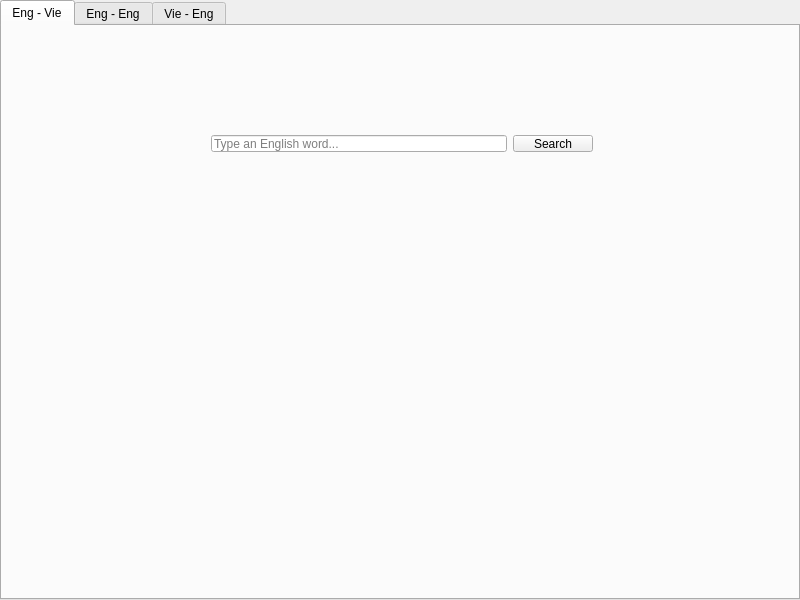
<?xml version="1.0" encoding="UTF-8"?>
<ui version="4.0">
 <class>Widget</class>
 <widget class="QWidget" name="Widget">
  <property name="geometry">
   <rect>
    <x>0</x>
    <y>0</y>
    <width>800</width>
    <height>600</height>
   </rect>
  </property>
  <property name="windowTitle">
   <string>Widget</string>
  </property>
  <widget class="QTabWidget" name="tab_modes">
   <property name="enabled">
    <bool>true</bool>
   </property>
   <property name="geometry">
    <rect>
     <x>0</x>
     <y>0</y>
     <width>800</width>
     <height>600</height>
    </rect>
   </property>
   <property name="maximumSize">
    <size>
     <width>801</width>
     <height>16777215</height>
    </size>
   </property>
   <property name="currentIndex">
    <number>0</number>
   </property>
   <widget class="QWidget" name="tab_Eng_Vie">
    <property name="sizePolicy">
     <sizepolicy hsizetype="Preferred" vsizetype="Preferred">
      <horstretch>0</horstretch>
      <verstretch>0</verstretch>
     </sizepolicy>
    </property>
    <attribute name="title">
     <string>Eng - Vie</string>
    </attribute>
    <widget class="QFrame" name="horizontalFrame_5">
     <property name="geometry">
      <rect>
       <x>200</x>
       <y>100</y>
       <width>400</width>
       <height>35</height>
      </rect>
     </property>
     <layout class="QHBoxLayout" name="horizontalLayout_8">
      <item>
       <widget class="QLineEdit" name="lineEdit_8">
        <property name="sizePolicy">
         <sizepolicy hsizetype="Expanding" vsizetype="Minimum">
          <horstretch>0</horstretch>
          <verstretch>0</verstretch>
         </sizepolicy>
        </property>
        <property name="text">
         <string/>
        </property>
        <property name="placeholderText">
         <string>Type an English word...</string>
        </property>
       </widget>
      </item>
      <item>
       <widget class="QPushButton" name="pushButton_8">
        <property name="sizePolicy">
         <sizepolicy hsizetype="Minimum" vsizetype="Preferred">
          <horstretch>0</horstretch>
          <verstretch>0</verstretch>
         </sizepolicy>
        </property>
        <property name="text">
         <string>Search</string>
        </property>
       </widget>
      </item>
     </layout>
    </widget>
   </widget>
   <widget class="QWidget" name="tab_Eng_Eng">
    <property name="sizePolicy">
     <sizepolicy hsizetype="Preferred" vsizetype="Preferred">
      <horstretch>0</horstretch>
      <verstretch>0</verstretch>
     </sizepolicy>
    </property>
    <attribute name="title">
     <string>Eng - Eng</string>
    </attribute>
    <widget class="QFrame" name="horizontalFrame_4">
     <property name="geometry">
      <rect>
       <x>200</x>
       <y>100</y>
       <width>400</width>
       <height>35</height>
      </rect>
     </property>
     <layout class="QHBoxLayout" name="horizontalLayout_6">
      <item>
       <widget class="QLineEdit" name="lineEdit_6">
        <property name="sizePolicy">
         <sizepolicy hsizetype="Expanding" vsizetype="Preferred">
          <horstretch>0</horstretch>
          <verstretch>0</verstretch>
         </sizepolicy>
        </property>
        <property name="text">
         <string/>
        </property>
        <property name="placeholderText">
         <string>Type an English word...</string>
        </property>
       </widget>
      </item>
      <item>
       <widget class="QPushButton" name="pushButton_6">
        <property name="sizePolicy">
         <sizepolicy hsizetype="Minimum" vsizetype="Preferred">
          <horstretch>0</horstretch>
          <verstretch>0</verstretch>
         </sizepolicy>
        </property>
        <property name="text">
         <string>Search</string>
        </property>
       </widget>
      </item>
     </layout>
    </widget>
   </widget>
   <widget class="QWidget" name="tab_Vie_Eng">
    <property name="sizePolicy">
     <sizepolicy hsizetype="Preferred" vsizetype="Preferred">
      <horstretch>0</horstretch>
      <verstretch>0</verstretch>
     </sizepolicy>
    </property>
    <attribute name="title">
     <string>Vie - Eng</string>
    </attribute>
    <widget class="QFrame" name="horizontalFrame_3">
     <property name="geometry">
      <rect>
       <x>200</x>
       <y>100</y>
       <width>400</width>
       <height>35</height>
      </rect>
     </property>
     <layout class="QHBoxLayout" name="horizontalLayout_4">
      <property name="spacing">
       <number>7</number>
      </property>
      <property name="leftMargin">
       <number>1</number>
      </property>
      <property name="topMargin">
       <number>1</number>
      </property>
      <property name="rightMargin">
       <number>1</number>
      </property>
      <property name="bottomMargin">
       <number>1</number>
      </property>
      <item>
       <widget class="QLineEdit" name="lineEdit_4">
        <property name="sizePolicy">
         <sizepolicy hsizetype="Expanding" vsizetype="Preferred">
          <horstretch>0</horstretch>
          <verstretch>0</verstretch>
         </sizepolicy>
        </property>
        <property name="text">
         <string/>
        </property>
        <property name="placeholderText">
         <string>Nhập từ cần dịch...</string>
        </property>
       </widget>
      </item>
      <item>
       <widget class="QPushButton" name="pushButton_4">
        <property name="sizePolicy">
         <sizepolicy hsizetype="Minimum" vsizetype="Preferred">
          <horstretch>0</horstretch>
          <verstretch>0</verstretch>
         </sizepolicy>
        </property>
        <property name="text">
         <string>Tìm kiếm</string>
        </property>
       </widget>
      </item>
     </layout>
    </widget>
   </widget>
  </widget>
  <widget class="QLabel" name="hero_pic">
   <property name="geometry">
    <rect>
     <x>320</x>
     <y>40</y>
     <width>150</width>
     <height>100</height>
    </rect>
   </property>
   <property name="text">
    <string/>
   </property>
  </widget>
 </widget>
 <resources/>
 <connections/>
</ui>
